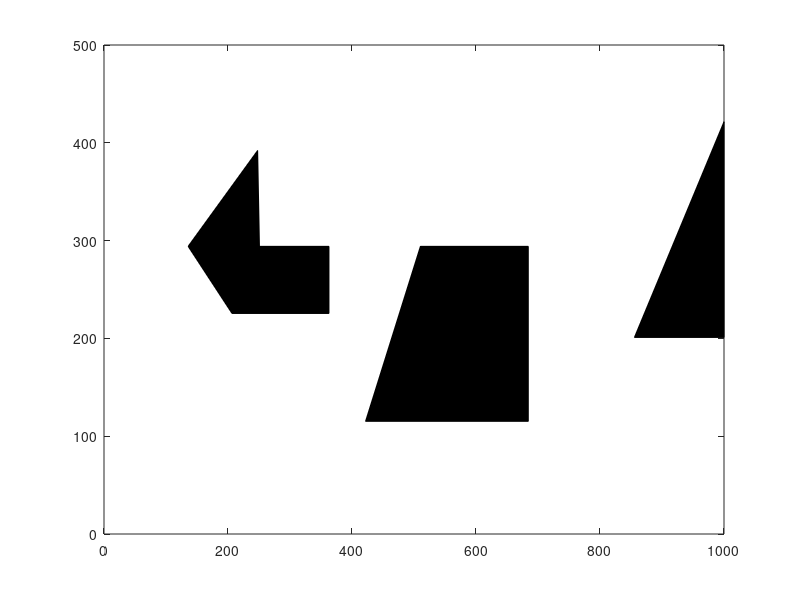

Here is the MATLAB script that generated this plot: (Note: this script raises an error after producing the figure.)
clc
clear all
close all
%%%%%%%%%%%%%%%%%%%%%%%%%%%%%%%%%
x1=[106,68,92,145,145,107,106]-22;
x1=x1/339*1000;
y1=204-[44,84,112,112,84,84,44];
y1=y1/204*500;
x2=[165,254,254,195,165]-22;
x2=x2/339*1000;
y2=204-[157,157,84,84,157];
y2=y2/204*500;
x3=[312,361,361,312]-22;
x3=x3/339*1000;
y3=204-[122,122,32,122];
y3=y3/204*500;
confx=[37,348]-22;
confx=confx/339*1000;
confx(2)=900;
confy=204-[83,164];
confy=confy/204*500;
confy(2)=100;
mainPlot=figure;
hold on;
patch(x1,y1,'k');
patch(x2,y2,'k')
patch(x3,y3,'k')
box on;
xlim([0,1000]);
ylim([0,500]);
%%%%%%%%%%%%%%%%%%%%%%%%%%%%%%%%%
xpath=0:5:1000;
ypath=0:5:500;
%%%%%%%%%%%%%%%%%%%%%%%%%%%%%%%%%
z1=zeros(length(ypath),length(xpath));
for i=1:length(xpath)
    for j=1:length(ypath)
        z1(j,i)=sqrt((xpath(i)-confx(2))^2+(ypath(j)-confy(2))^2);
    end
end
attract=1;
Uatt=0.5*attract.*z1.^2;
z2=ones(length(ypath),length(xpath))*0.01;
candtemp1=zeros(1,length(x1)-1);
candtemp2=zeros(1,length(x2)-1);
candtemp3=zeros(1,length(x3)-1);
p0=100;
Urep=zeros(length(ypath),length(xpath));
repell=10;
for i=1:length(xpath)
    for j=1:length(ypath)
        if inpolygon(xpath(i),ypath(j),x1(1:length(x1)-1),y1(1:length(y1)-1))==0&&inpolygon(xpath(i),ypath(j),x2(1:length(x2)-1),y2(1:length(y2)-1))==0&&inpolygon(xpath(i),ypath(j),x3(1:length(x3)-1),y3(1:length(y3)-1))==0
            for k=1:length(x1)-1
                candtemp1(k)=point_to_line([xpath(i),ypath(j)],[x1(k) y1(k)],[x1(k+1) y1(k+1)]);
            end
            for k=1:length(x2)-1
                candtemp2(k)=point_to_line([xpath(i),ypath(j)],[x2(k) y2(k)],[x2(k+1) y2(k+1)]);
            end
            for k=1:length(x3)-1
                candtemp3(k)=point_to_line([xpath(i),ypath(j)],[x3(k) y3(k)],[x3(k+1) y3(k+1)]);
            end
                z2(j,i)=min(cat(2,candtemp1,candtemp2,candtemp3));
        end
        if z2(j,i)<=p0
            Urep(j,i)=0.5*repell*(1/z2(j,i)-1/p0)^2;
        end
    end
end
[px1,py1] = gradient(Uatt);
[px2,py2] = gradient(Urep);
px=px1+px2;
py=py1+py2;
quiver(xpath,ypath,-1*px,-1*py)
%%%%%%%%%%%%%%%%%%%%%%%%%%%%%%%%%
angle=atan2(-1*px,-1*py)*180/pi;
inditable=[0 45 90 135 180 -135 -90 -45];
direction=zeros(length(ypath),length(xpath));
inditemp=zeros(1,8);
for i=1:length(xpath)
    for j=1:length(ypath)
        if angle(j,i)<-157.5
            direction(j,i)=5;
        else
            for k=1:8
                inditemp(k)= abs(angle(j,i)-inditable(k));
            end
            [~,direction(j,i)]=min(inditemp);
        end
    end
end
%%%%%%%%%%%%%%%%%%%%%%%%%%%%%%%%%
i=10;j=60;
xroute=zeros(1,1000);
yroute=zeros(1,1000);
xroute(1)=xpath(i);
yroute(1)=ypath(j);
plot(xroute(1),yroute(1),'r.','MarkerSize',29)
plot(confx(2),confy(2),'r.','MarkerSize',29)
count=2;
while xroute(count-1)~=confx(2)&&yroute(count-1)~=confy(2)
    if i==101&&j==59
        j=61;
    else
        if direction(j,i)==1
            xroute(count)=xpath(i);
            yroute(count)=ypath(j+1);
            j=j+1;
        elseif direction(j,i)==2
            xroute(count)=xpath(i+1);
            yroute(count)=ypath(j+1);
            i=i+1;
            j=j+1;
        elseif direction(j,i)==3
            xroute(count)=xpath(i+1);
            yroute(count)=ypath(j);
            i=i+1;
        elseif direction(j,i)==4
            xroute(count)=xpath(i+1);
            yroute(count)=ypath(j-1);
            i=i+1;
            j=j-1;
        elseif direction(j,i)==5
            xroute(count)=xpath(i);
            yroute(count)=ypath(j-1);
            j=j-1;
        elseif direction(j,i)==6
            xroute(count)=xpath(i-1);
            yroute(count)=ypath(j-1);
            i=i-1;
            j=j-1;
        elseif direction(j,i)==7
            xroute(count)=xpath(i-1);
            yroute(count)=ypath(j);
            i=i-1;
        elseif direction(j,i)==8
            xroute(count)=xpath(i-1);
            yroute(count)=ypath(j+1);
            i=i-1;
            j=j+1;
        end
        if count>=3
            if xroute(count)==xroute(count-2)&&yroute(count)==yroute(count-2)
                count=count-1;
                if direction(j,i)==2
                    xroute(count)=xpath(i);
                    yroute(count)=ypath(j+1);
                    j=j+1;
                elseif direction(j,i)==3
                    xroute(count)=xpath(i+1);
                    yroute(count)=ypath(j+1);
                    i=i+1;
                    j=j+1;
                elseif direction(j,i)==4
                    xroute(count)=xpath(i+1);
                    yroute(count)=ypath(j);
                    i=i+1;
                elseif direction(j,i)==5
                    xroute(count)=xpath(i+1);
                    yroute(count)=ypath(j-1);
                    i=i+1;
                    j=j-1;
                elseif direction(j,i)==6
                    xroute(count)=xpath(i);
                    yroute(count)=ypath(j-1);
                    j=j-1;
                elseif direction(j,i)==7
                    xroute(count)=xpath(i-1);
                    yroute(count)=ypath(j-1);
                    i=i-1;
                    j=j-1;
                elseif direction(j,i)==8
                    xroute(count)=xpath(i-1);
                    yroute(count)=ypath(j);
                    i=i-1;
                elseif direction(j,i)==1
                    xroute(count)=xpath(i-1);
                    yroute(count)=ypath(j+1);
                    i=i-1;
                    j=j+1;
                end
            end
        end
        count=count+1;
    end
end
xroute=xroute(xroute~=0);
yroute=yroute(yroute~=0);
for i=2:length(xroute)-1
    h=line([xroute(i),xroute(i+1)],[yroute(i),yroute(i+1)]);
    h.LineWidth=2.5;
    h.Color=[1 0 1];
end